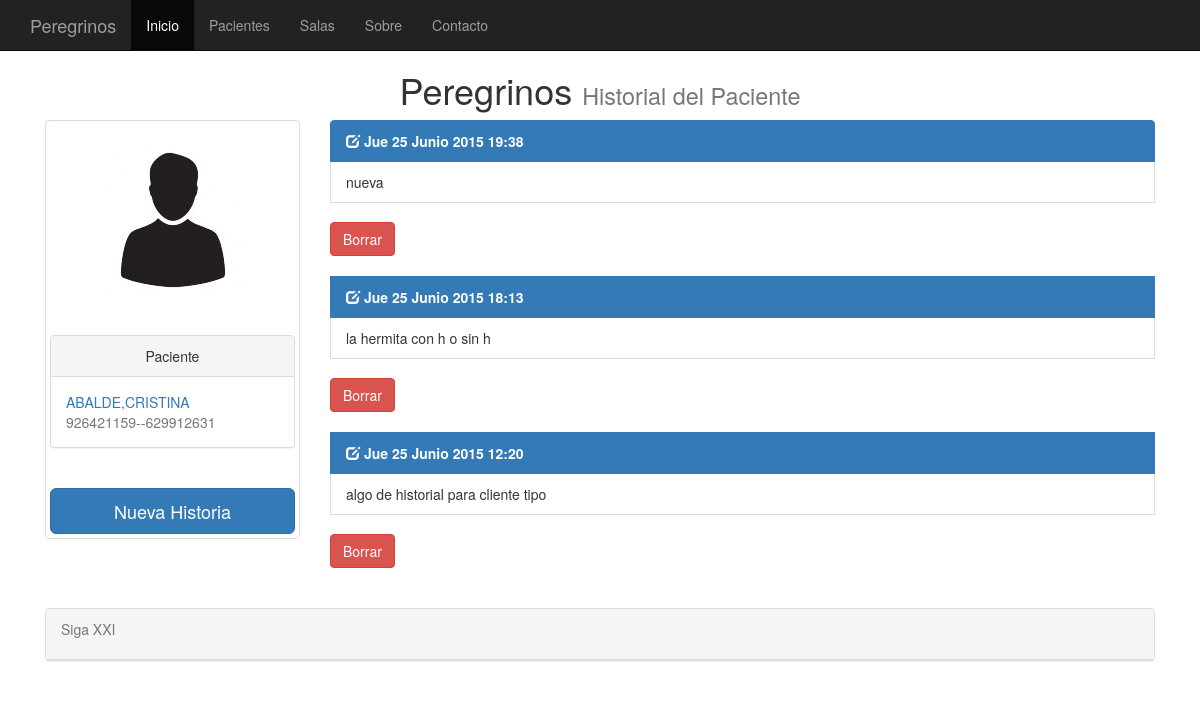
/historial/431/, run on an earlier commit of the app's database.
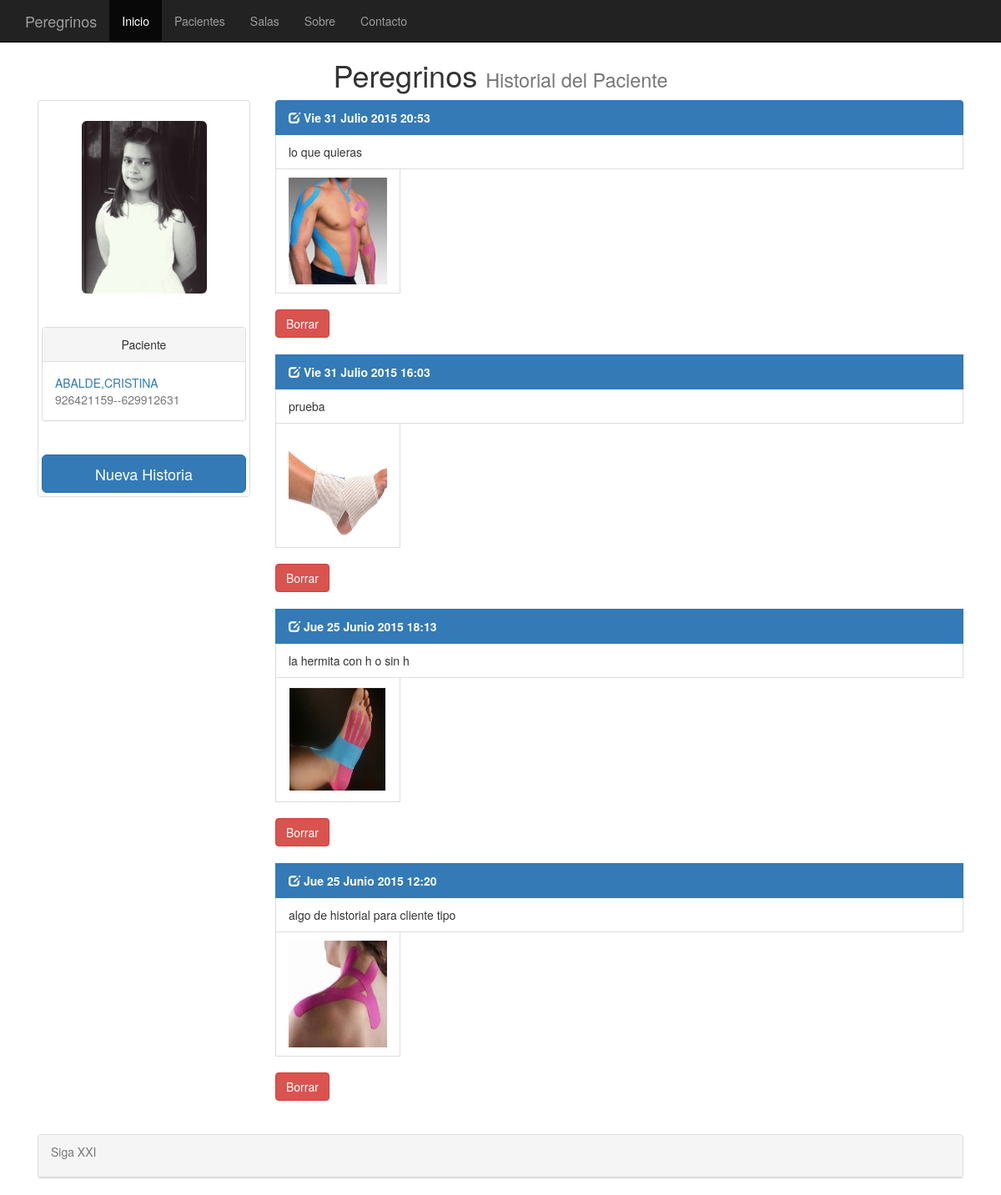
And on a later commit of the database.
### clinica/models.py (models this page shows, shortened)
class clientes(models.Model):
    nombre = models.CharField(max_length=75)
    apellidos = models.CharField(max_length=75)
    telefono =  models.PositiveIntegerField(null=True, blank=True)
    telefono2 = models.PositiveIntegerField(null=True, blank=True)
    antiguedad = models.DateTimeField(default=datetime.now, blank=True)
    fotografia = models.ImageField(upload_to='imagenes', blank=True)

class historial(models.Model):
    cliente = models.ForeignKey(clientes, default=None, null=True, blank=True)
    fecha = models.DateTimeField(default=datetime.now, blank=True)
    comentario = models.TextField()
    fotografia = models.ImageField(upload_to='imagenes', blank=True)

### clinica/views.py (the view)
# urls.py: url(r'^historial/([\w]+)/$', ListaHistorial.as_view(), name='listahistorial' ),
class ListaHistorial(ListView):
    def get_queryset(self):
        self.cliente = get_object_or_404(clientes, id=self.args[0])
        return historial.objects.filter(cliente=self.cliente).order_by('-fecha')
    def get_context_data(self,**kwargs):
        context = super(ListaHistorial,self).get_context_data(**kwargs)
        context['cliente']=self.cliente
        return context

### templates/clinica/historial_list.html
{% extends "clinica/plantilla_clientes.html" %}
{% block titulo %}
Historial del Paciente
{% endblock %}
{% block botones %}
<a href="/historial_agregar/{{ cliente.id }}" class="btn btn-primary btn-lg btn-block">Nueva Historia</a>
{% endblock %}
{% block lista %}
	<div class="col-md-9" >
		{% if object_list %}
			<div class="list-group">
				{% for historial  in object_list %}
			<a href="/historial_editar/{{historial.id}}/" class="list-group-item active"><span class="glyphicon glyphicon-edit text-right"></span><strong> {{ historial.fecha | date:"D j  F  Y H:i" }}</strong></a>
					<spam class="list-group-item"><smal>{{ historial.comentario }}</smal></spam>
					{% if historial.fotografia %}
						<img src="{{ historial.fotografia.url }}" width="150" height="150" class="list-group-item" >
					{% endif %}
					<br />
					<a href="/historial_borrar/{{ historial.id }}/" class="btn btn-danger">Borrar</a>
					<br /><br />
				{% endfor %}
			</div>
		{% else %}
			<p>No hay historiales.</p>
		{% endif %}
	</div>
{% endblock lista %}

### templates/clinica/plantilla_clientes.html (shortened to what this page needs)
{% extends "base.html" %}
{%   load   staticfiles   %}
{% block content %}
<row>
<div class="col-md-3">
	<div class="thumbnail">
		<br />
		{% if cliente.fotografia %}
			<img src="{{ cliente.fotografia.url }}" class="img-rounded" width="150" height="200" >
		{% else %}
			<img src="/media/imagenes/user.jpg" class="img-rounded">
		{% endif %}
		<br/><br />
		<div class="panel panel-default">
			<div class="panel-heading text-center">
				Paciente
			</div>
			<div class ="panel-body">
				<spam class="text-primary">{{ cliente.apellidos | capfirst}},{{ cliente.nombre | capfirst}}</spam>
				<br />
				<spam class="text-muted">{{ cliente.telefono }}--{{ cliente.telefono2 }}</spam>
  			</div>
		</div>
		<br />
		{% block botones %}
		{% endblock botones %}
	</div>
</div>
{% block lista %}
{% endblock lista %}
</row>
{% endblock content %}

### templates/base.html (shortened to what this page needs)
{%   load   staticfiles   %}
<!DOCTYPE html>
<html lang="en">
<head>
	<link href="{% static 'css/bootstrap.min.css' %}" rel="stylesheet">
</head>
<body style="padding-top:50px;">
	<nav class="navbar navbar-inverse navbar-fixed-top">
		<div class="container">
			<div class="navbar-header">
				<a class="navbar-brand" href="#">Peregrinos</a>
			</div>
			<div id="navbar" class="collapse navbar-collapse">
				<ul class="nav navbar-nav">
					<li class="active"><a href="/index">Inicio</a></li>
					<li><a href="/pacientes">Pacientes</a></li>
					<li><a href="/salas">Salas</a></li>
					<li><a href="#about">Sobre</a></li>
					<li><a href="#contact">Contacto</a></li>
				</ul>
			</div>
		</div>
	</nav>
	<div class="container">
		<row>
			<div class="col-md-12">
				<h1 class="h1 h1-primary text-center">Peregrinos <small>{% block titulo %} {%endblock %}</small></h1>
			</div>
		</row>
		{% block content %} {% endblock %}
	</div>
	<div class="container">
		<row>
			<div class="col-md-12" >
				<div class="panel panel-default">
					<div class="panel-heading">
						<p class="text-muted">Siga XXI</p>
					</div>
				</div>
			</div>
		</row>
	</div>
</body>
</html>

What changed in the data, as far as the page shows it:
removed historial: fecha "Jue 25 Junio 2015 19:38", comentario "nueva"
changed clientes "ABALDE": fotografia: picture added in place of a placeholder
added historial: fecha "Vie 31 Julio 2015 20:53", comentario "lo que quieras", fotografia (picture)
added historial: fecha "Vie 31 Julio 2015 16:03", comentario "prueba", fotografia (picture)
changed historial "Jue 25 Junio 2015 18:13": fotografia: picture added
changed historial "Jue 25 Junio 2015 12:20": fotografia: picture added
